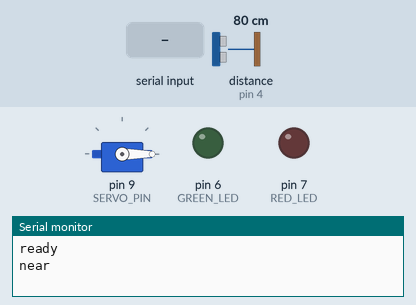
Recording of a sketch running on a simulated Arduino Uno, built with avr-gcc and run on an emulated ATmega328P. Parts: servo, output pins drawn as LEDs (lit = HIGH), the last lines printed to the serial monitor. Wiring (inferred from the names in the program): ultrasonic range finder: trigger pin 3; echo pin 4. Dashed ring = blinking. Inputs (shaded band) come from the test bench; at power-on: distance to the obstacle (sensor on pin 4) 80 cm. The echo pulse lasts 58.3 µs per cm; pins used as bus, display or sensor lines are not drawn.

Above: at 1.6 s.
1.7 s: "g" received over Serial
At 1.85 s:
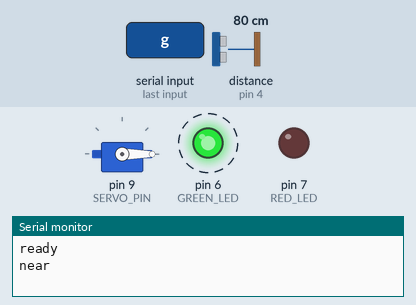
4.7 s: "d" received over Serial
At 5.56 s:
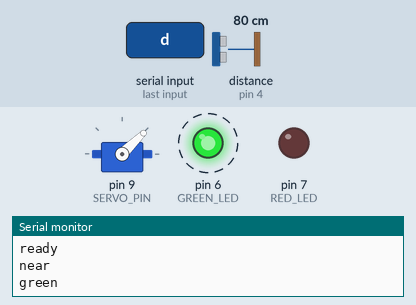
7.7 s: "x" received over Serial
At 10.5 s:
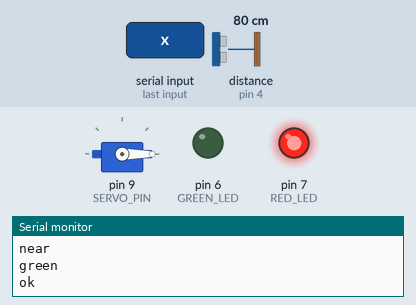
10.7 s: "d" received over Serial
At 11.25 s:
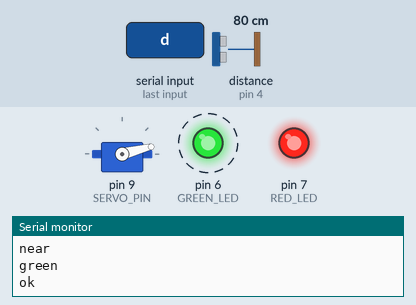
Timing chart, 0 to 17.7 s (numbered marks = the images above; inputs shaded):
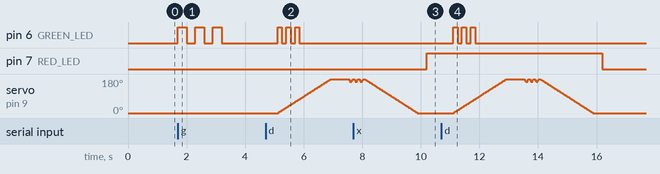

The sketch:

dispenser.ino
```cpp
// dispenserve dispenser
//
// Power: 9V battery into the barrel jack, servo on the 5V pin.
// The servo is only attached (powered with a signal) during a sweep, so it doesn't
// draw holding current or jitter while idle.
//
// Serial, 9600 baud:
//   boot      -> "ready"
//   'd'       -> sweep 0 -> 180, pause, shake to knock the item loose, sweep back to 0,
//                green LED blinks 3 times, then "ok"
//   'x'       -> red LED on for 3s (already served), no reply
//   'g'       -> blink the green LED 3 times (wiring check), no servo, replies "green"
//   sensor    -> "near" when something is within 80cm for 0.5s,
//                "away" when nothing is within 80cm for 3s
//                "nosensor" once at boot if the sensor never echoes (not wired?),
//                so the laptop knows to stay awake instead of sleeping forever
//
// A watchdog resets the board if it ever freezes (e.g. a brownout from a sagging
// battery that doesn't trigger a clean reset). After a reset it prints "ready" again.

#include <Servo.h>
#include <avr/wdt.h>

const int SERVO_PIN = 9;
// full pulse range, so 0 and 180 really are the servo's ends
const int SERVO_MIN_US = 500;
const int SERVO_MAX_US = 2500;
const int TRIG_PIN = 3;
const int ECHO_PIN = 4;
const int GREEN_LED = 6;
const int RED_LED = 7;

const int STEP_DELAY_MS = 10;  // 1 degree per 10ms
const int DETACH_PAUSE_MS = 300;
const int HOLD_AT_TOP_MS = 600;
const int SHAKES = 3;        // at the top: 180 -> 165 -> 180, to drop an item that's caught
const int SHAKE_DEGREES = 15;
const int SHAKE_STEP_MS = 3;  // faster than the sweep, so it's a shake and not a sweep
const int SHAKE_PAUSE_MS = 40;
const int GREEN_BLINKS = 3;
const int BLINK_MS = 150;
const unsigned long RED_ON_MS = 3000;

const int NEAR_CM = 80;
const unsigned long NEAR_HOLD_MS = 500;
const unsigned long AWAY_HOLD_MS = 3000;
const unsigned long SENSOR_INTERVAL_MS = 60;  // HC-SR04 needs ~60ms between pings
const unsigned long ECHO_TIMEOUT_US = 6000;   // ~100cm round trip; no echo = nothing near
const unsigned long SELFTEST_TIMEOUT_US = 25000;  // ~4m: a working sensor almost always sees a wall

Servo disc;

bool someoneNear = false;
unsigned long nearSince = 0;  // 0 = not currently seeing something near
unsigned long farSince = 0;   // 0 = not currently seeing nothing
unsigned long lastPing = 0;
unsigned long redOffAt = 0;

// Moves one degree at a time. While blinking, toggles the green LED so the
// blink happens during the sweep instead of adding time before "ok".
void sweep(int from, int to, bool blinkGreen) {
  int step = (to > from) ? 1 : -1;
  unsigned long start = millis();
  for (int pos = from; pos != to + step; pos += step) {
    disc.write(pos);
    wdt_reset();
    if (blinkGreen) {
      unsigned long t = millis() - start;
      bool on = t < (unsigned long)GREEN_BLINKS * 2 * BLINK_MS && (t / BLINK_MS) % 2 == 0;
      digitalWrite(GREEN_LED, on ? HIGH : LOW);
    }
    delay(STEP_DELAY_MS);
  }
  digitalWrite(GREEN_LED, LOW);
}

// Quick back-and-forth at the top so an item resting on the edge of the slot falls through.
void shake() {
  for (int i = 0; i < SHAKES; i++) {
    for (int pos = 180; pos >= 180 - SHAKE_DEGREES; pos--) {
      disc.write(pos);
      delay(SHAKE_STEP_MS);
    }
    delay(SHAKE_PAUSE_MS);
    for (int pos = 180 - SHAKE_DEGREES; pos <= 180; pos++) {
      disc.write(pos);
      delay(SHAKE_STEP_MS);
    }
    delay(SHAKE_PAUSE_MS);
    wdt_reset();
  }
}

// Wiring check: green LED only, nothing else moves.
void blinkGreen() {
  for (int i = 0; i < GREEN_BLINKS; i++) {
    digitalWrite(GREEN_LED, HIGH);
    delay(BLINK_MS * 2);
    digitalWrite(GREEN_LED, LOW);
    delay(BLINK_MS * 2);
    wdt_reset();
  }
}

void dispense() {
  delay(400);
  disc.write(0);
  disc.attach(SERVO_PIN, SERVO_MIN_US, SERVO_MAX_US);
  sweep(0, 180, true);
  wdt_reset();
  delay(HOLD_AT_TOP_MS);
  shake();
  sweep(180, 0, false);
  disc.detach();
  delay(DETACH_PAUSE_MS);
  Serial.println("ok");

  // the sensor wasn't read during the sweep, so start its timers fresh
  nearSince = 0;
  farSince = 0;
}

long readDistanceCm(unsigned long timeoutUs) {
  digitalWrite(TRIG_PIN, LOW);
  delayMicroseconds(2);
  digitalWrite(TRIG_PIN, HIGH);
  delayMicroseconds(10);
  digitalWrite(TRIG_PIN, LOW);
  unsigned long echo = pulseIn(ECHO_PIN, HIGH, timeoutUs);
  if (echo == 0) return -1;  // nothing within range
  return echo / 58;
}

void updateSensor(unsigned long now) {
  if (now - lastPing < SENSOR_INTERVAL_MS) return;
  lastPing = now;

  long cm = readDistanceCm(ECHO_TIMEOUT_US);
  bool near = cm > 0 && cm <= NEAR_CM;

  if (near) {
    farSince = 0;
    if (nearSince == 0) nearSince = now;
    if (!someoneNear && now - nearSince >= NEAR_HOLD_MS) {
      someoneNear = true;
      Serial.println("near");
    }
  } else {
    nearSince = 0;
    if (farSince == 0) farSince = now;
    if (someoneNear && now - farSince >= AWAY_HOLD_MS) {
      someoneNear = false;
      Serial.println("away");
    }
  }
}

void setup() {
  wdt_disable();
  Serial.begin(9600);
  pinMode(TRIG_PIN, OUTPUT);
  pinMode(ECHO_PIN, INPUT);
  pinMode(GREEN_LED, OUTPUT);
  pinMode(RED_LED, OUTPUT);
  digitalWrite(TRIG_PIN, LOW);

  // home the disc to 0 degrees, then let go
  disc.write(0);
  disc.attach(SERVO_PIN, SERVO_MIN_US, SERVO_MAX_US);
  delay(400);
  disc.detach();

  Serial.println("ready");

  bool echoed = false;
  for (int i = 0; i < 5 && !echoed; i++) {
    echoed = readDistanceCm(SELFTEST_TIMEOUT_US) > 0;
    delay(60);
  }
  if (!echoed) Serial.println("nosensor");

  wdt_enable(WDTO_2S);
}

void loop() {
  wdt_reset();
  if (Serial.available() > 0) {
    char c = Serial.read();
    if (c == 'd') {
      dispense();
    } else if (c == 'x') {
      digitalWrite(RED_LED, HIGH);
      redOffAt = millis() + RED_ON_MS;
    } else if (c == 'g') {
      blinkGreen();
      Serial.println("green");
    }
  }

  unsigned long now = millis();
  if (redOffAt != 0 && (long)(now - redOffAt) >= 0) {
    digitalWrite(RED_LED, LOW);
    redOffAt = 0;
  }
  updateSensor(now);
}
```

Measured:
- after the input at 1.7 s, pin 6 (GREEN_LED): alternates HIGH for 0.30 s and LOW for 0.30 s, 6 changes in all, then stays LOW, starting at once
- after the input at 4.7 s, pin 6 (GREEN_LED): alternates HIGH for 0.15 s and LOW for 0.15 s, 6 changes in all, then stays LOW, starting after 0.41 s
- after the input at 7.7 s, pin 7 (RED_LED): LOW → HIGH after 2.5 s
- after the input at 10.7 s, pin 6 (GREEN_LED): alternates HIGH for 0.15 s and LOW for 0.15 s, 6 changes in all, then stays LOW, starting after 0.40 s; pin 7 (RED_LED): HIGH → LOW after 5.5 s instead of 2.5 s
